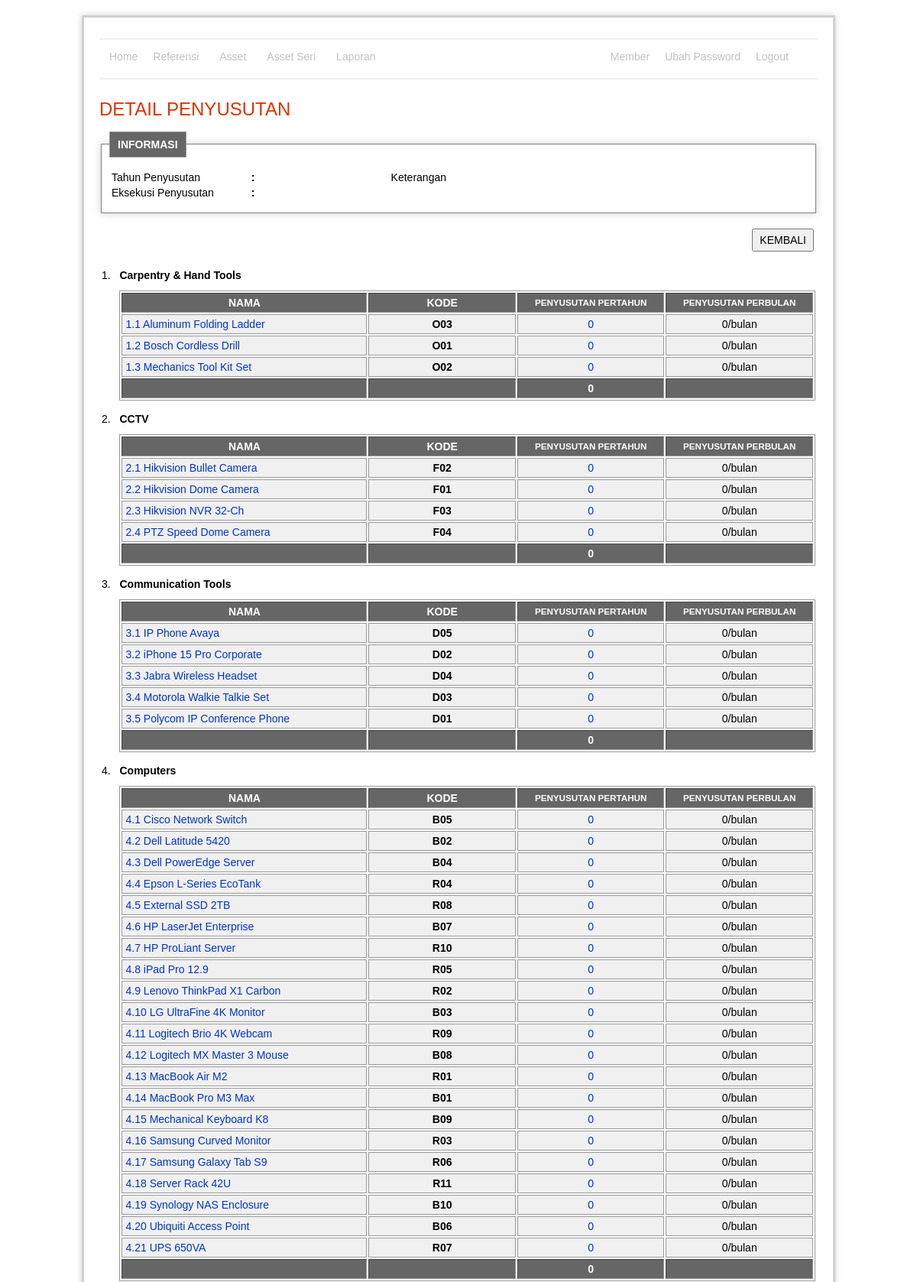
Screenshot of /apps/admin/depriciation/detail.php (signed in, upper part) with the database file from the repository.
### tables this page shows
CREATE TABLE `category`  (
  `id` int(11) NOT NULL AUTO_INCREMENT,
  `name` varchar(255) NOT NULL,
  `is_delete` enum('0','1') NOT NULL DEFAULT '0',
  PRIMARY KEY (`id`) USING BTREE
);

CREATE TABLE `asset`  (
  `id` int(11) NOT NULL AUTO_INCREMENT,
  `category_id` int(11) NOT NULL,
  `code` char(11) NOT NULL,
  `name` varchar(255) NOT NULL,
  `size` varchar(255) NOT NULL,
  `foto` varchar(255) NOT NULL,
  `foto_thumb` varchar(255) NOT NULL,
  `is_delete` enum('0','1') NOT NULL DEFAULT '0',
  PRIMARY KEY (`id`) USING BTREE,
  UNIQUE INDEX `code`(`code`) USING BTREE,
  INDEX `idx_asset_cat_del_name`(`category_id`, `is_delete`, `name`) USING BTREE,
  INDEX `idx_asset_category_delete`(`category_id`, `is_delete`, `name`) USING BTREE,
  INDEX `idx_category`(`category_id`, `is_delete`) USING BTREE
);

### apps/admin/depriciation/detailRead.php (called while the page is built, shortened)
<?php
include '../../lib/connection.php';
$id = $_REQUEST['id'];
$depriciationId = $id;
$query = "select id,name
		from category
		where is_delete = '0'
		order by name";
$dataCategory = mysqli_query($con, $query) or die(mysqli_error($con));
?>

### apps/admin/depriciation/detail.php (the view, shortened to what this page needs)
<link rel="stylesheet" type="text/css" media="screen" href="../asset/css/jquery.lightbox-0.5.css" />
<?php include 'detailRead.php' ?>
<h1>DETAIL PENYUSUTAN</h1>
<fieldset>
	<legend><b>INFORMASI</b></legend>
	<table width="100%">
		<tr>
			<td width="20%">Tahun Penyusutan</td>
			<td width="20%"><b>:
				</b></td>
			<td width="15%" valign="top">Keterangan</td>
			<td rowspan="2"></td>
		</tr>
		<tr>
			<td>Eksekusi Penyusutan</td>
			<td><b>:
				</b></td>
			<td></td>
		</tr>
	</table>
</fieldset>
<br />
<table width="100%">
	<tr>
		<td align="right"><input type="button" onclick="window.location='index.php'" value="KEMBALI" /></td>
	</tr>
</table>
<br />
<?php if (mysql_num_rows($dataCategory) < 1): ?>
	<div class="warning">
		<h3>
			<?php echo message::getMsg('emptySuccess') ?>
		</h3>
	</div>
<?php else: ?>
	<table width="100%" border="0">
		<tbody>
			<?php $i = 1; ?>
			<?php while ($val = mysqli_fetch_array($dataCategory)): ?>
				<?php include '../../lib/connection.php'; ?>
				<?php
				$query = "select sum((select count(ase.id)
											  from asset_series as ase
											  where ase.asset_id = asset.id
											  and ase.is_delete = '0'
											  and ase.is_remove = '0'
											  )) as jml
							from asset
							where asset.is_delete = '0'
								and asset.category_id = '{$val['id']}'
							group by asset.category_id";
				$tmpCount = mysqli_query($con, $query) or die(mysqli_error($con));
				$dataCountCategoryAsset = mysqli_fetch_array($tmpCount);
				?>
				<?php if ($dataCountCategoryAsset['jml'] > 0): ?>
					<?php
					$query = "select id,name,code,foto, foto_thumb,
									(select count(id) as jml from asset_series as ase where ase.asset_id = asset.id and ase.is_delete = '0' and ase.is_remove = '0' $where) as jml
								from asset
								where is_delete = '0'
									and category_id = '{$val['id']}'
								order by name";
					$dataAsset = mysqli_query($con, $query) or die(mysqli_error($con));
					?>
					<tr>
						<td width="2%" valign="top">
							<?php echo $i ?>.
						</td>
						<td valign="top"><b>
								<?php echo $val['name'] ?>
							</b><br />
							<p style="padding-left:15px">
								<?php $j = 1; ?>
								<?php if (mysql_num_rows($dataAsset) > 0): ?>
								<div id="tbl">
									<table width="100%" border="1">
										<thead>
											<tr>
												<th width="20%" align="left">NAMA</th>
												<th width="12%" align="center">KODE</th>
												<th width="15%" align="center"><small>PENYUSUTAN PERTAHUN</small></th>
												<th width="15%" align="center"><small>PENYUSUTAN PERBULAN</small></th>
											</tr>
											<thead>
												<?php $assetNilai = 0 ?>
												<?php while ($valAsset = mysqli_fetch_array($dataAsset)): ?>
													<?php if ($valAsset['jml'] > 0): ?>
														<?php
														$query = "select sum(adh.depriciation) as jml
																from asset_depriciation_history as adh
																inner join asset_series as a
																  on a.id = adh.asset_series_id
																   and is_delete = '0'
																   and is_remove = '0'
																where a.asset_id = '{$valAsset['id']}'
																  and adh.asset_depriciation_id = '$depriciationId'";
														$tmp = mysqli_query($con, $query) or die(mysqli_error($con));
														$dataAssetDepriciation = mysqli_fetch_array($tmp);
														?>
														<tr>
															<td align="left">
																<?php if (strlen($valAsset['foto_thumb']) > 0): ?>
																	<a href="../asset/foto/<?php echo $valAsset['foto'] ?>" class="lightbox"
																		title="<?php echo $valAsset['name'] ?>">
																		<?php echo $i . '.' . $j ?>
																		<?php echo $valAsset['name'] ?>
																	</a>
																<?php else: ?>
																	<?php echo $i . '.' . $j ?>
																	<?php echo $valAsset['name'] ?>
																<?php endif; ?>
															</td>
															<td align="center"> <b>
																	<?php echo $valAsset['code'] ?>
																</b></td>
															<td align="center">
																<div class="button">
																	<a data-title="DETAIL PENYUSUTAN" data-width="750" data-height="550"
																		href="detailAssetSeries.php?depriciationId=<?php echo $depriciationId ?>&assetId=<?php echo $valAsset['id'] ?>">
																		<?php echo number_format($dataAssetDepriciation['jml'], 0, '', '.') ?>
																	</a>
																</div>
																<?php $assetNilai = $assetNilai + $dataAssetDepriciation['jml'] ?>
															</td>
															<td align="center">
																<?php echo number_format($dataAssetDepriciation['jml'] / 12, 0, '', '.') ?>/bulan
															</td>
														</tr>
														<?php $j++; ?>
													<?php endif; ?>
												<?php endwhile; ?>
												<thead>
													<tr>
														<th width="25%" align="left">&nbsp;</th>
														<th width="15%" align="center">&nbsp;</th>
														<th align="left">
															<?php echo number_format($assetNilai, 0, '', '.') ?>
														</th>
														<th width="15%" align="center">&nbsp;</th>
													</tr>
									</table>
								<?php else: ?>
									<div class="warning" style="padding:1px; margin:1px">
										<h6>TIDAK ADA ASSET</h6>
									</div>
								<?php endif; ?>
							</div>
							</p>
						</td>
					</tr>
					<?php $i++; ?>
				<?php endif; ?>
			<?php endwhile; ?>
	</table>
<?php endif; ?>
<?php include '../template/main.php' ?>

### apps/admin/asset/css/style.css (style rules this page uses)
a { color: #0134c5; background-color: transparent; text-decoration: none; font-weight: normal; outline-style: none; }
#content p { margin: 12px 20px 12px 0; text-align:left; }
#content h1 { color: #e13300; background-color: transparent; font-weight: normal; font-size: 24px; margin: 10px 0 5px 0; padding: 15px 0 10px 0px; text-align:left; }
table { font-size: 14px; }
#tbl table { border: 1px solid #999; }
#tbl th { font-weight: bold; text-align: center; font-size: 14px; background-color: #666; color: #fff; padding: 4px; }
#tbl td { border: 1px solid #999; font-weight: normal; font-size: 14px; padding: 4px; background-color: #f0f0f0; }
fieldset { border: 1px solid #999; background-color: #ffffff; border: 1px solid gray; -webkit-box-shadow: 0px 0px 10px #D0D0D0; padding: 15px 10px 15px 10px; }
fieldset legend { border: 1px solid #999; font-size: 14px; padding: 8px 10px 8px 10px; background-color: #666; color: #fff; }
input[type="button"], input[type="submit"] { font-size: 14px; height: 30px; padding: 0px 8px 0px 8px; margin: 2px; }

### rows the page displays
category: name "Carpentry & Hand Tools", assetNilai "0"
asset: name "Aluminum Folding Ladder", code "O03", jml "0"
asset: name "Bosch Cordless Drill", code "O01", jml "0"
asset: name "Mechanics Tool Kit Set", code "O02", jml "0"
category: name "CCTV", assetNilai "0"
asset: name "Hikvision Bullet Camera", code "F02", jml "0"
asset: name "Hikvision Dome Camera", code "F01", jml "0"
asset: name "Hikvision NVR 32-Ch", code "F03", jml "0"
asset: name "PTZ Speed Dome Camera", code "F04", jml "0"
category: name "Communication Tools", assetNilai "0"
asset: name "IP Phone Avaya", code "D05", jml "0"
asset: name "iPhone 15 Pro Corporate", code "D02", jml "0"
asset: name "Jabra Wireless Headset", code "D04", jml "0"
asset: name "Motorola Walkie Talkie Set", code "D03", jml "0"
asset: name "Polycom IP Conference Phone", code "D01", jml "0"
category: name "Computers", assetNilai "0"
asset: name "Cisco Network Switch", code "B05", jml "0"
asset: name "Dell Latitude 5420", code "B02", jml "0"
asset: name "Dell PowerEdge Server", code "B04", jml "0"
asset: name "Epson L-Series EcoTank", code "R04", jml "0"
asset: name "External SSD 2TB", code "R08", jml "0"
asset: name "HP LaserJet Enterprise", code "B07", jml "0"
asset: name "HP ProLiant Server", code "R10", jml "0"
asset: name "iPad Pro 12.9", code "R05", jml "0"
asset: name "Lenovo ThinkPad X1 Carbon", code "R02", jml "0"
asset: name "LG UltraFine 4K Monitor", code "B03", jml "0"
asset: name "Logitech Brio 4K Webcam", code "R09", jml "0"
asset: name "Logitech MX Master 3 Mouse", code "B08", jml "0"
asset: name "MacBook Air M2", code "R01", jml "0"
asset: name "MacBook Pro M3 Max", code "B01", jml "0"
asset: name "Mechanical Keyboard K8", code "B09", jml "0"
asset: name "Samsung Curved Monitor", code "R03", jml "0"
asset: name "Samsung Galaxy Tab S9", code "R06", jml "0"
asset: name "Server Rack 42U", code "R11", jml "0"
asset: name "Synology NAS Enclosure", code "B10", jml "0"
asset: name "Ubiquiti Access Point", code "B06", jml "0"
asset: name "UPS 650VA", code "R07", jml "0"
